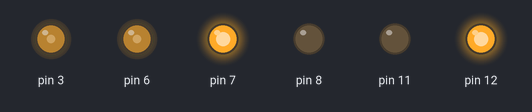
The sketch below on a simulated Arduino Uno, built with avr-gcc and run on an emulated ATmega328P. On the bench: output pins drawn as LEDs (lit = HIGH).

Above: at 0.1 s.
Timing chart, 0 to 1.6 s (numbered marks = the images above):
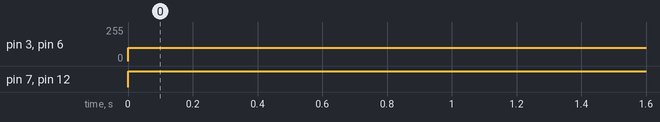

Measured:
- by itself, pin 3, pin 6: 0/255 → 100/255 at 0.00 s
- by itself, pin 7, pin 12: LOW → HIGH at 0.00 s

The sketch:

Driving_Example.ino
```cpp
// This will demonstrate the motor_control library.
// There is code below for each type of driving - uncomment a line and then upload.

#include <motor_control.h>;

void setup() {
  // put your setup code here, to run once:
  motor_setup();
}

void loop() {
  // Drives forward
   forward(100);

  // Drives backwards
  //backward(100);


  // Turns right (differential)
  // diff_right(100);

  // Turns left (differential)
  // diff_left(100);

  // Turns right (moving forward)
  // raw_motor_control(150, 100);

  // Turns left (moving forward)
  // raw_motor_control(100, 150);
}
```
